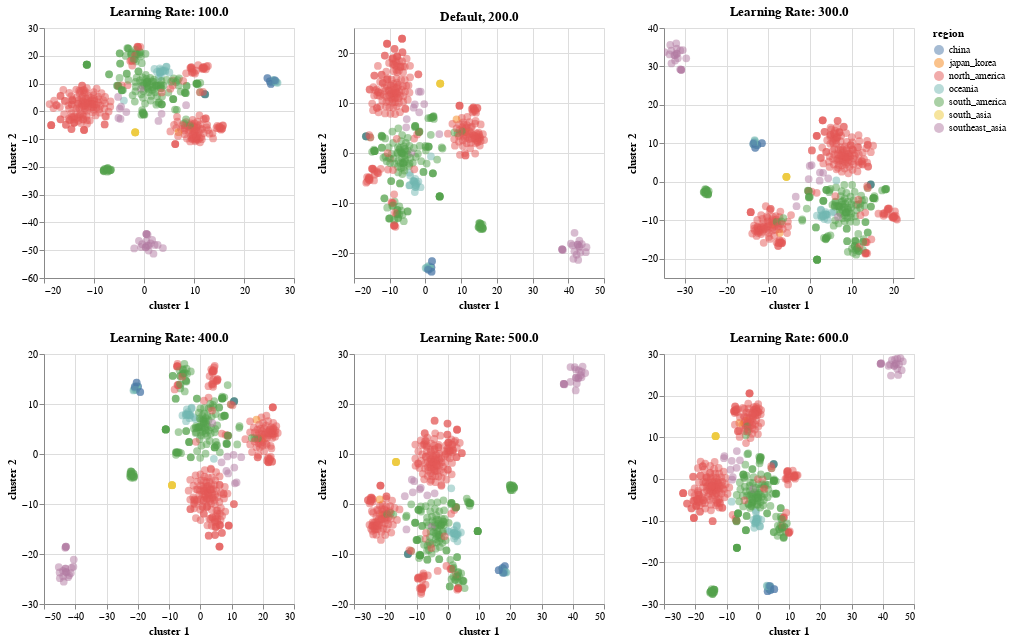

Notebook code cell kept with this figure:
### Code cell
import altair as alt

TSNE1 = alt.Chart(merged_df1).mark_circle(size=60).encode(
    x='cluster 1',
    y='cluster 2',
    opacity=alt.value(0.5),
    color='region',
    tooltip=['strain', 'region']
).properties(width=250,height=250,title="Default, 200.0").interactive()

TSNE2 = alt.Chart(merged_df2).mark_circle(size=60).encode(
    x='cluster 1',
    y='cluster 2',
    opacity=alt.value(0.5),
    color='region',
    tooltip=['strain', 'region']
).properties(width=250,height=250,title="Learning Rate: 100.0").interactive()

TSNE3 = alt.Chart(merged_df3).mark_circle(size=60).encode(
    x='cluster 1',
    y='cluster 2',
    opacity=alt.value(0.5),
    color='region',
    tooltip=['strain', 'region']
).properties(width=250,height=250,title = "Learning Rate: 300.0").interactive()

TSNE4 = alt.Chart(merged_df4).mark_circle(size=60).encode(
    x='cluster 1',
    y='cluster 2',
    opacity=alt.value(0.5),
    color='region',
    tooltip=['strain', 'region']
).properties(width=250,height=250,title = "Learning Rate: 400.0").interactive()

TSNE5 = alt.Chart(merged_df5).mark_circle(size=60).encode(
    x='cluster 1',
    y='cluster 2',
    opacity=alt.value(0.5),
    color='region',
    tooltip=['strain', 'region']
).properties(width=250,height=250,title = "Learning Rate: 500.0").interactive()

TSNE6 = alt.Chart(merged_df6).mark_circle(size=60).encode(
    x='cluster 1',
    y='cluster 2',
    opacity=alt.value(0.5),
    color='region',
    tooltip=['strain', 'region']
).properties(width=250,height=250, title = "Learning Rate: 600.0").interactive()

chart1 = TSNE2|TSNE1|TSNE3
chart2 = TSNE4|TSNE5|TSNE6
chart3 = alt.vconcat(chart1,chart2)
chart3.save('../Docs/TSNELearningRates.html')
chart3

### Figure 1 — Vega-Lite specification as saved in the notebook (floating-point values rounded to 4 significant figures; data arrays with more than 128 entries replaced by an {"elided": "..."} marker saying what was removed)
{"$schema": "https://vega.github.io/schema/vega-lite/v3.3.0.json", "config": {"mark": {"tooltip": null}, "view": {"height": 300, "width": 400}}, "datasets": {"data-0828a8bd524c05b040b01f9e28bd22ee": {"elided": "486 records"}, "data-25813f467b388d2bc4a93ad925e4119f": {"elided": "486 records"}, "data-4982bab38e7a4a403791d5775beeed1c": {"elided": "486 records"}, "data-4d2162bcfcdfcbe53caca177ea06029d": {"elided": "486 records"}, "data-ec9cd3f2c1ebad4fac18a29efccc7815": {"elided": "486 records"}, "data-fdbf4844b7805463ea3100d5cc7ae9ae": {"elided": "486 records"}}, "vconcat": [{"hconcat": [{"data": {"name": "data-4d2162bcfcdfcbe53caca177ea06029d"}, "encoding": {"color": {"field": "region", "type": "nominal"}, "opacity": {"value": 0.5}, "tooltip": [{"field": "strain", "type": "nominal"}, {"field": "region", "type": "nominal"}], "x": {"field": "cluster 1", "type": "quantitative"}, "y": {"field": "cluster 2", "type": "quantitative"}}, "height": 250, "mark": {"size": 60, "type": "circle"}, "selection": {"selector003": {"bind": "scales", "encodings": ["x", "y"], "type": "interval"}}, "title": "Learning Rate: 100.0", "width": 250}, {"data": {"name": "data-fdbf4844b7805463ea3100d5cc7ae9ae"}, "encoding": {"color": {"field": "region", "type": "nominal"}, "opacity": {"value": 0.5}, "tooltip": [{"field": "strain", "type": "nominal"}, {"field": "region", "type": "nominal"}], "x": {"field": "cluster 1", "type": "quantitative"}, "y": {"field": "cluster 2", "type": "quantitative"}}, "height": 250, "mark": {"size": 60, "type": "circle"}, "selection": {"selector002": {"bind": "scales", "encodings": ["x", "y"], "type": "interval"}}, "title": "Default, 200.0", "width": 250}, {"data": {"name": "data-0828a8bd524c05b040b01f9e28bd22ee"}, "encoding": {"color": {"field": "region", "type": "nominal"}, "opacity": {"value": 0.5}, "tooltip": [{"field": "strain", "type": "nominal"}, {"field": "region", "type": "nominal"}], "x": {"field": "cluster 1", "type": "quantitative"}, "y": {"field": "cluster 2", "type": "quantitative"}}, "height": 250, "mark": {"size": 60, "type": "circle"}, "selection": {"selector004": {"bind": "scales", "encodings": ["x", "y"], "type": "interval"}}, "title": "Learning Rate: 300.0", "width": 250}]}, {"hconcat": [{"data": {"name": "data-25813f467b388d2bc4a93ad925e4119f"}, "encoding": {"color": {"field": "region", "type": "nominal"}, "opacity": {"value": 0.5}, "tooltip": [{"field": "strain", "type": "nominal"}, {"field": "region", "type": "nominal"}], "x": {"field": "cluster 1", "type": "quantitative"}, "y": {"field": "cluster 2", "type": "quantitative"}}, "height": 250, "mark": {"size": 60, "type": "circle"}, "selection": {"selector005": {"bind": "scales", "encodings": ["x", "y"], "type": "interval"}}, "title": "Learning Rate: 400.0", "width": 250}, {"data": {"name": "data-ec9cd3f2c1ebad4fac18a29efccc7815"}, "encoding": {"color": {"field": "region", "type": "nominal"}, "opacity": {"value": 0.5}, "tooltip": [{"field": "strain", "type": "nominal"}, {"field": "region", "type": "nominal"}], "x": {"field": "cluster 1", "type": "quantitative"}, "y": {"field": "cluster 2", "type": "quantitative"}}, "height": 250, "mark": {"size": 60, "type": "circle"}, "selection": {"selector006": {"bind": "scales", "encodings": ["x", "y"], "type": "interval"}}, "title": "Learning Rate: 500.0", "width": 250}, {"data": {"name": "data-4982bab38e7a4a403791d5775beeed1c"}, "encoding": {"color": {"field": "region", "type": "nominal"}, "opacity": {"value": 0.5}, "tooltip": [{"field": "strain", "type": "nominal"}, {"field": "region", "type": "nominal"}], "x": {"field": "cluster 1", "type": "quantitative"}, "y": {"field": "cluster 2", "type": "quantitative"}}, "height": 250, "mark": {"size": 60, "type": "circle"}, "selection": {"selector007": {"bind": "scales", "encodings": ["x", "y"], "type": "interval"}}, "title": "Learning Rate: 600.0", "width": 250}]}]}
